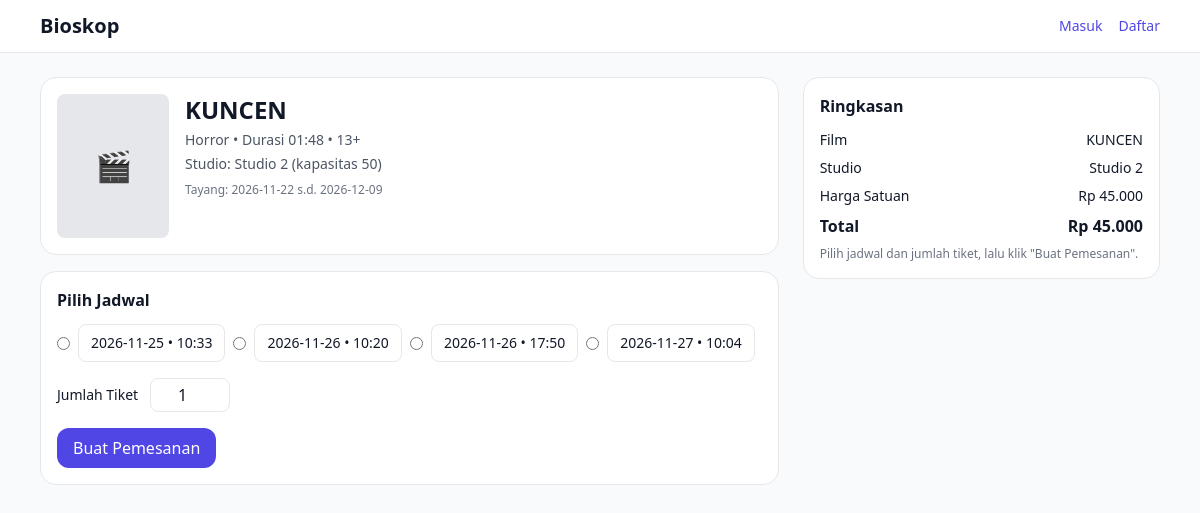
Screenshot of /order.php?id=FH001 with the database file from the repository.
### tables this page shows
CREATE TABLE `film` (
  `id_film` varchar(10) NOT NULL,
  `id_studio` varchar(10) NOT NULL,
  `judul` varchar(70) DEFAULT NULL,
  `genre` varchar(20) DEFAULT NULL,
  `durasi` time DEFAULT NULL,
  `rating` int(11) DEFAULT NULL,
  `sinopsis` text DEFAULT NULL,
  `harga` int(11) NOT NULL,
  `mulai_tayang` date DEFAULT NULL,
  `selesai_tayang` date DEFAULT NULL
);

CREATE TABLE `studio` (
  `id_studio` varchar(10) NOT NULL,
  `nama_studio` varchar(50) DEFAULT NULL,
  `kapasitas` int(11) DEFAULT NULL
);

CREATE TABLE `jadwal_tayang` (
  `id_jadwal` varchar(10) NOT NULL,
  `id_film` varchar(10) NOT NULL,
  `jam_mulai` time DEFAULT NULL,
  `jam_selesai` time DEFAULT NULL,
  `tanggal` date DEFAULT NULL
);

### database.php (called while the page is built, shortened)
<?php
$db = mysqli_connect("localhost", "root", "", "database_bioskop");
function esc($teks) {
  global $db;
  return mysqli_real_escape_string($db, (string)$teks);
}
?>

### auth.php (called while the page is built, shortened)
<?php
function h($teks) {
  return htmlspecialchars((string)$teks, ENT_QUOTES, 'UTF-8');
}

### order.php (the view, shortened to what this page needs)
<?php
require "auth.php";
require "database.php";
$id_film = "";
if (isset($_GET['id'])) {
  $id_film = $_GET['id'];
}
$film = null;
$jadwal = [];
$id_film_aman = esc($id_film);
if ($id_film != "") {
  $hasil = mysqli_query($db, "SELECT f.*, s.nama_studio, s.kapasitas FROM film f
    LEFT JOIN studio s ON s.id_studio = f.id_studio
    WHERE f.id_film = '$id_film_aman'");
  $film = mysqli_fetch_assoc($hasil);
}
$harga = 0;
if ($film) {
  $harga = (int)$film['harga'];
}
$jumlah = 1;
$total = $harga * $jumlah;
if ($film) {
  $hasil = mysqli_query($db, "SELECT * FROM jadwal_tayang
    WHERE id_film = '$id_film_aman' AND tanggal >= CURDATE()
    ORDER BY tanggal ASC, jam_mulai ASC");
  $jadwal = mysqli_fetch_all($hasil, MYSQLI_ASSOC);
}
?>
<!doctype html>
<html lang="id">
<head>
  <script src="https://cdn.tailwindcss.com"></script>
</head>
<body class="bg-gray-50 text-gray-900">
  <?php include "navbar.php"; ?>
  <main class="max-w-6xl mx-auto px-4 py-6">
    <?php if (!$film): ?>
      <div class="rounded-xl border bg-white p-4">
        Film tidak ditemukan. <a class="text-indigo-600" href="index.php">Kembali</a>
      </div>
    <?php else: ?>
      <div class="grid grid-cols-1 lg:grid-cols-3 gap-6">
        <div class="lg:col-span-2 space-y-4">
          <div class="rounded-2xl border bg-white p-4">
            <div class="flex items-start gap-4">
              <div class="w-28 h-36 rounded-lg bg-gray-200 grid place-items-center text-3xl">🎬</div>
              <div>
                <h1 class="text-2xl font-bold"><?= h($film['judul']) ?></h1>
                <div class="text-sm text-gray-600 mt-1">
                  <?= h($film['genre']) ?> • Durasi <?= h(substr($film['durasi'], 0, 5)) ?> • <?= (int)$film['rating'] ?>+
                </div>
                <div class="text-sm text-gray-600 mt-1">
                  Studio: <?= h($film['nama_studio']) ?>
                  <?php if (!empty($film['kapasitas'])): ?>(kapasitas <?= (int)$film['kapasitas'] ?>)<?php endif; ?>
                </div>
                <p class="text-xs text-gray-500 mt-2">
                  Tayang: <?= h($film['mulai_tayang']) ?> s.d. <?= h($film['selesai_tayang']) ?>
                </p>
              </div>
            </div>
          </div>
          <div class="rounded-2xl border bg-white p-4">
            <h2 class="font-semibold mb-3">Pilih Jadwal</h2>
            <?php if (count($jadwal) == 0): ?>
              <div class="text-sm text-gray-600">Belum ada jadwal dari hari ini.</div>
            <?php else: ?>
              <form method="post" class="space-y-4">
                <div class="flex flex-wrap gap-2">
                  <?php foreach ($jadwal as $j): ?>
                    <label class="inline-flex items-center gap-2">
                      <input type="radio" name="id_jadwal" value="<?= h($j['id_jadwal']) ?>" required>
                      <span class="px-3 py-2 rounded-lg border text-sm bg-white">
                        <?= h($j['tanggal']) ?> • <?= h(substr($j['jam_mulai'], 0, 5)) ?>
                      </span>
                    </label>
                  <?php endforeach; ?>
                </div>
                <div class="flex items-center gap-3">
                  <label class="text-sm">Jumlah Tiket</label>
                  <input type="number" name="jumlah_tiket" min="1" value="1" class="w-20 border rounded-lg px-2 py-1 text-center" />
                </div>
                <button name="buat_pesan" class="bg-indigo-600 hover:bg-indigo-700 text-white font-medium px-4 py-2 rounded-xl">
                  Buat Pemesanan
                </button>
              </form>
            <?php endif; ?>
          </div>
        </div>
        <aside>
          <div class="rounded-2xl border bg-white p-4">
            <h3 class="font-semibold mb-3">Ringkasan</h3>
            <div class="space-y-2 text-sm">
              <div class="flex justify-between"><span>Film</span><span class="font-medium"><?= h($film['judul']) ?></span></div>
              <div class="flex justify-between"><span>Studio</span><span><?= h($film['nama_studio']) ?></span></div>
              <div class="flex justify-between"><span>Harga Satuan</span><span>Rp <?= number_format($harga, 0, ',', '.') ?></span></div>
              <div class="flex justify-between text-base font-semibold"><span>Total</span><span>Rp <?= number_format($total, 0, ',', '.') ?></span></div>
              <div class="text-xs text-gray-500">Pilih jadwal dan jumlah tiket, lalu klik "Buat Pemesanan".</div>
            </div>
          </div>
        </aside>
      </div>
    <?php endif; ?>
  </main>
</body>
</html>

### rows the page displays
film: judul "KUNCEN", genre "Horror", durasi "01:48", rating "13", id_studio.nama_studio "Studio 2", id_studio.kapasitas "50", mulai_tayang "2026-11-22", selesai_tayang "2026-12-09", harga "45.000"
jadwal_tayang: tanggal "2026-11-25", jam_mulai "10:33"
jadwal_tayang: tanggal "2026-11-26", jam_mulai "10:20"
jadwal_tayang: tanggal "2026-11-26", jam_mulai "17:50"
jadwal_tayang: tanggal "2026-11-27", jam_mulai "10:04"

### other values shown
$label "Masuk Daftar"
